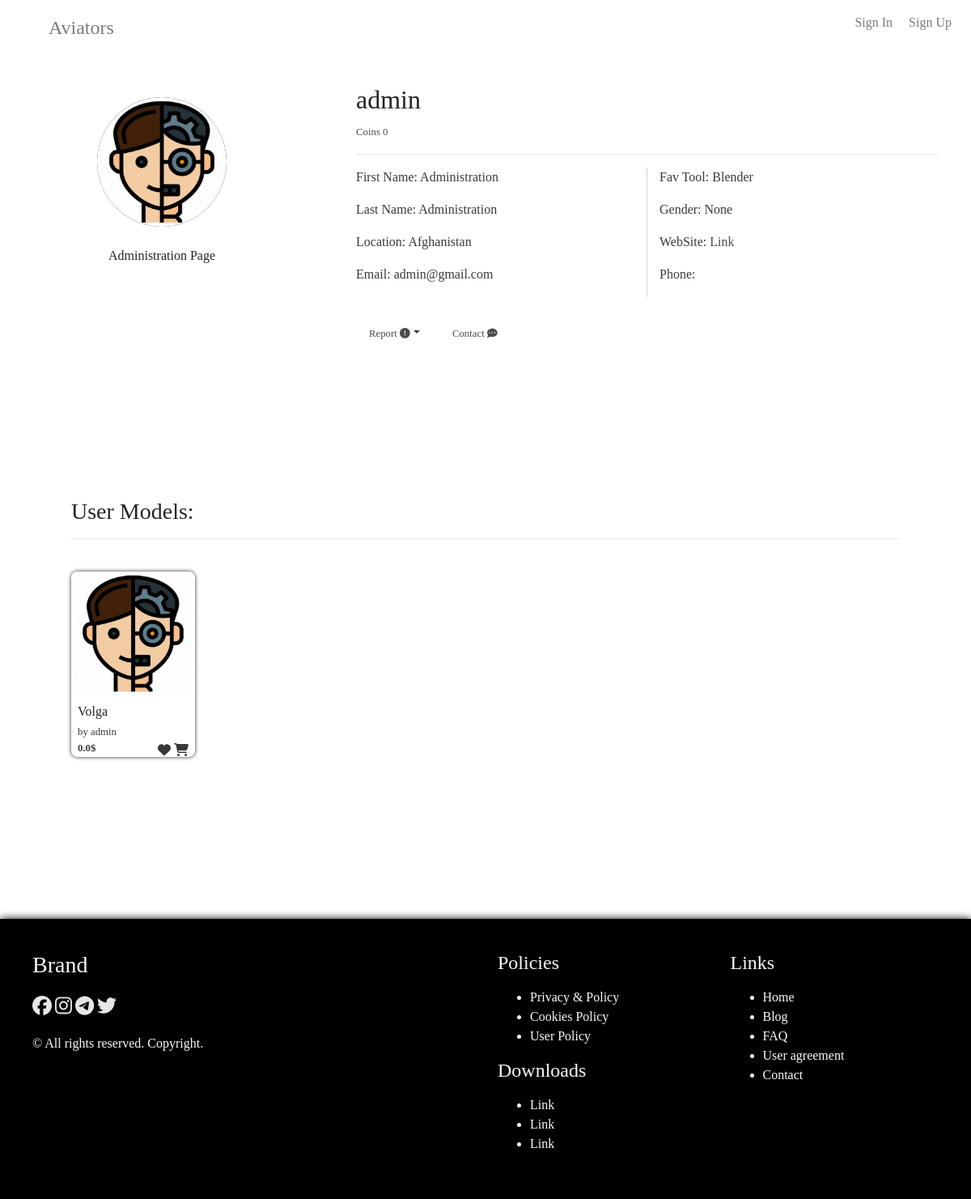
The app's page /engine/stranger/admin with its own data.
### user/models.py (models this page shows)
class Author(User):
	avatar = models.ImageField(upload_to = 'static/storage/img/user')
	cart = models.JSONField(default = list())
	favs = models.JSONField(default = list())
	bio = models.CharField(max_length = 255, default = 'Bio')
	website = models.URLField()
	location = models.CharField(max_length = 100, default = 'Moon, Utopia')
	favtool = models.CharField(max_length = 50)
	phone = models.CharField(max_length = 20)
	gender = models.CharField(max_length = 10, default = 'None')
	credit = models.CharField(max_length = 20)
	coins = models.JSONField(default= list())
	stripe_account = models.IntegerField(default = -1)
	paypal_account = models.IntegerField(default = -1)
	notifications = models.JSONField(default=list())
	payments = models.JSONField(default=list())
	vipstatus = models.BooleanField(default=False)
	bought = models.JSONField(default = list())
	warnings = models.IntegerField(default = 0)
	reports = models.JSONField(default = list())

### model/models.py (models this page shows, shortened)
class Mod(models.Model):
	model_name = models.CharField(max_length = 30)
	model_desc = models.TextField()
	model_price = models.FloatField()
	model_author_price = models.FloatField(default = 0)
	model_date = models.DateTimeField()
	model_views = models.IntegerField(default = 0)
	model_tags = models.JSONField()
	model_tool = models.CharField(max_length = 50)
	model_favs = models.IntegerField(default = 0)
	model_category = models.ForeignKey(Category, on_delete=models.PROTECT)
	model_author = models.ForeignKey(User, on_delete=models.PROTECT)
	model_link = models.URLField()

class ModelImage(models.Model):
	parent = models.ForeignKey(Mod, on_delete = models.CASCADE)
	file = models.ImageField(upload_to = 'static/storage/img/models')

### engine/views.py (the view)
# urls.py: path('stranger/<str:username>', views.stranger, name = 'stranger'),
def stranger(request, username):
	strangerUser = Author.objects.get(username = username)
	if request.user.username == strangerUser.username:
		return HttpResponseRedirect(reverse('user:profile'))
	modelset = Mod.objects.filter(model_author = strangerUser)
	return render(request, 'engine/stranger.html', {'stranger': strangerUser, 'modelset': modelset})

### model/templatetags/model_filters.py (called while the page is built)
@register.filter
def get_model_image(model):
	image = ModelImage.objects.filter(parent = model)[:1][0]
	return image.file.url

### templates/engine/stranger.html (shortened to what this page needs)
{% extends 'main/index.html' %}
{% load filters %}
{% block content %}
	<div class="container-fluid" onload="profileBarProcessor()">
		<div class="row">
			<div class="col-md-4 pl-5 pr-5">
				<div class="profile-bar text-center">
					<div class="bar-img-holder mb-4">
						{% load static %}
						<img src="/{{stranger.avatar}}" class="w-100 h-100">
					</div>
					<p>{{stranger.bio}}</p>
				</div>
			</div>
			<div class="col-md-8 p-0">
				<div class="bar-text-holder">
					<h2>{{stranger.username}}</h2>
					<p><small>Coins {{ stranger.coins|length }}</small></p>
					<hr>
					<div class="row">
						<div class="col-md-6 mb-2" style="border-right: 1px solid #ced4da;">
							<p>First Name: {{stranger.first_name}}</p>
							<p>Last Name: {{stranger.last_name}}</p>
							<p>Location: {{stranger.location}}</p>
							<p>Email: {{stranger.email}}</p>
						</div>
						<div class="col-md-6 mb-2">
							<p>Fav Tool: Blender</p>
							<p>Gender: None</p>
							<p>WebSite: <a href="{{stranger.website}}">Link</a></p>
							<p>Phone: </p>
						</div>
					</div>
					<br>
					<a href="javascript:(void)" class="profile-button"><small>Contact <span class="fas fa-comment-dots"></span></small></a>
					<div class="dropdown show" style="float: left; margin-right: 1vh;">
						<a href="javascript:(void)" class="profile-button dropdown-toggle" role="button" data-toggle="dropdown" aria-haspopup="true" aria-expanded="false"><small>Report <span class="fas fa-exclamation-circle"></span></small></a>
					</div>
				</div>
			</div>
		</div>
		<div class="row mt-3">
			<div class="col-md-12 pr-5 pl-5">
				<div class="profile-bar">
					<h3 style="margin-top: 10vh;">User Models:</h3>
					<hr>
					<div class="user-models-wrapper">
						<div class="row">
							{% if modelset %}
								{% for model in modelset %}
									<div class="col-md-2 pr-2">
										<div class="model-card">
											<div class="model-image">
												{% load model_filters %}
												<img src="{{model|get_model_image}}" class="img-fluid w-100 h-100">
											</div>
											<div class="model-desc p-2">
												<p style="margin: 0;">{{model.model_name}}</p>
												<small>by {{model.model_author}}</small><br>
												<small style="float: left;"><b>{{model.model_price}}$</b></small>
												<div style="float: right">
													<a href="{% url 'engine:addto' %}?model_id={{model.id}}&to=favs"><span class="fas fa-heart"></span></a>
													<a href="{% url 'engine:addto' %}?model_id={{model.id}}&to=cart"><span class="fas fa-shopping-cart"></span></a>
												</div>
											</div>
										</div>
									</div>
								{% endfor %}
							{% else %}
								<div class="col-md-12">
									<p>Seems User doesn't have models yet</p>
								</div>
							{% endif %}
						</div>
					</div>
				</div>
			</div>
		</div>
	</div>
{% endblock %}

### templates/main/index.html (shortened to what this page needs)
<!DOCTYPE html>
<html lang="en">
<head>
	{% load static %}
	<link rel="stylesheet" href="{% static 'main/css/style.css' %}">
	<link rel="stylesheet" href="{% static 'main/css/result.css' %}">
	<link rel="stylesheet" href="{% static 'main/css/all.min.css' %}">
	<link rel="stylesheet" href="https://stackpath.bootstrapcdn.com/bootstrap/4.4.1/css/bootstrap.min.css">
</head>
<body onload="begin()">
	<div class="container-fluid p-0">
		<nav id="navbar">
			<div id="brand" class="menu-item">
				<a href="{% url 'main:index' %}">Aviators</a>
			</div>
			<div class="menu-item text-right" id="right-menu">
				{% if user.is_authenticated %}
				<a href="{% url 'main:dashboard' %}" class="menu-btn">Dashboard <span class="fas fa-clipboard-list"></span></a>
				<a href="{% url 'user:profile' %}" class="menu-btn"><span class="fas fa-user-circle"></span></a>
				<a href="{% url 'model:modelupload' %}" class="menu-btn"><span class="fas fa-upload"></span></a>
				<a href="{% url 'user:user_cart' %}" class="menu-btn"><span class="fas fa-shopping-cart"></span><small>{{request.user.author.cart|length}}</small></a>
				{% else %}
				<a href="{% url 'user:loginform' %}" class="menu-btn">Sign In</a>
				<a href="{% url 'user:registration' %}" class="menu-btn">Sign Up</a>
				{% endif %}
			</div>
		</nav>
		<div id="main">
			{% block content %}
									{% load static %}
									{% load static %}
									{% load static %}
									{% load static %}
			{% endblock %}
		</div>
		<div id="footer" class="text-light">
			<div class="container-fluid p-0">
				<div class="row">
					<div class="col-md-6">
						<h3>Brand</h3>
						<ul class="social-links-menu">
							<li class="social-links"><a href="javascript:(void)"><span class="fab fa-facebook"></span></a></li>
							<li class="social-links"><a href="javascript:(void)"><span class="fab fa-instagram"></span></a></li>
							<li class="social-links"><a href="javascript:(void)"><span class="fab fa-telegram"></span></a></li>
							<li class="social-links"><a href="javascript:(void)"><span class="fab fa-twitter"></span></a></li>
						</ul>
						&copy; All rights reserved. Copyright.
					</div>
					<div class="col-md-3">
						<h4>Policies</h4>
						<ul class="footer-menu">
							<li class="footer-menu-item">Privacy & Policy</li>
							<li class="footer-menu-item">Cookies Policy</li>
							<li class="footer-menu-item">User Policy</li>
						</ul>
						<h4>Downloads</h4>
						<ul class="footer-menu">
							<li class="footer-menu-item">Link</li>
							<li class="footer-menu-item">Link</li>
							<li class="footer-menu-item">Link</li>
						</ul>
					</div>
					<div class="col-md-3">
						<h4>Links</h4>
						<ul class="footer-menu">
							<li class="footer-menu-item">Home</li>
							<li class="footer-menu-item">Blog</li>
							<li class="footer-menu-item">FAQ</li>
							<li class="footer-menu-item">User agreement</li>
							<li class="footer-menu-item">Contact</li>
						</ul>
					</div>
				</div>
			</div>
		</div>
	</div>
</body>
</html>
{% load static %}

### static/main/css/style.css (style rules this page uses)
* { transition: .3s ease; font-family: Segoe; }
body a { color: #232323; opacity: .9; }
#navbar { width: 100%; height: 8vh; }
#brand { width: 50%; float: left; justify-content: left; padding-left: 5%; }
#brand a { opacity: .6; width: 100%; font-size: 3vh; }
#right-menu { float: right; width: 50%; }
.menu-item { height: 100%; display: inline-block; align-items: center; justify-content: center; padding: 2vh; }
.menu-btn { padding: 1vh; opacity: .6; }
#footer { margin-top: 20vh; width: 100%; background: black; padding: 5vh; box-shadow: 0 0 10px black; }
.social-links-menu { list-style: none; padding: 0; margin-top: 2vh; }
.social-links { display: inline-flex; font-size: 3vh; }
.social-links a { color: white; }
.footer-menu { margin-top: 2vh; }
.profile-bar { width: 100%; padding: 5vh; margin-top: 2vh; }
.bar-img-holder { width: 20vh; height: 20vh; margin: auto; background: black; border-radius: 100%; overflow: hidden; }
.bar-text-holder { padding: 5vh; }
.bar-text-holder p { opacity: .9; }
.profile-button { margin-top: 2vh; padding: 1.5vh 2vh; border-radius: 5px; }
.user-models-wrapper { margin: 0 auto; margin-top: 5vh; width: 100%; }

### static/main/css/result.css (style rules this page uses)
.chat-message span, small { opacity: .9; }
.model-card { width: 100%; font-size: 2vh; border-radius: 1vh; overflow: hidden; box-shadow: 0 0 5px; background: white; }
.model-image { width: 100%; }

### records on screen
Author: avatar (picture), bio "Administration Page", coins|length "0", location "Afghanistan"
Mod: id.file (picture), model_name "Volga", model_author "admin", model_price "0.0"

### other values on screen
{{ stranger.username }} "admin"
{{ stranger.first_name }} "Administration"
{{ stranger.last_name }} "Administration"
{{ stranger.email }} "admin@gmail.com"
